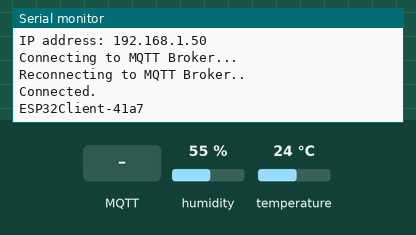
Bench run of a sketch on a simulated ESP32. Parts: the last lines printed to the serial monitor. The inputs (shaded band) are chosen by the test bench; at power-on: humidity 55 %, temperature 24 °C. WiFi joins after 1.5 s; servers stay silent unless stated; random numbers use the default seed unless the sketch sets one; no MQTT or app messages arrive unless stated.

Above: at 2.7 s.
2.8 s: MQTT message "ON1" arrives on the first subscribed topic
At 4.7 s:
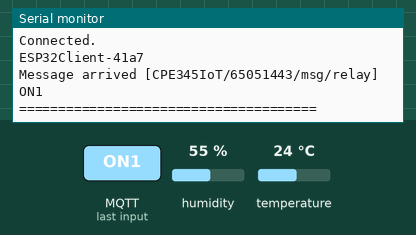
5.0 s: MQTT message "OFF1" arrives on the first subscribed topic
At 6.6 s:
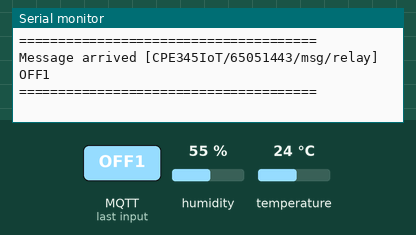
7.0 s: MQTT message "1" arrives on the first subscribed topic
At 8.3 s:
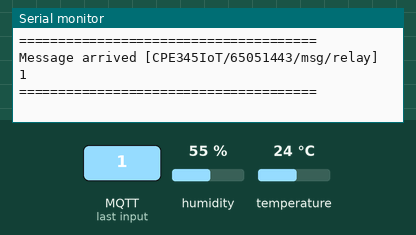
9.0 s: MQTT message "on" arrives on the first subscribed topic
At 10.7 s:
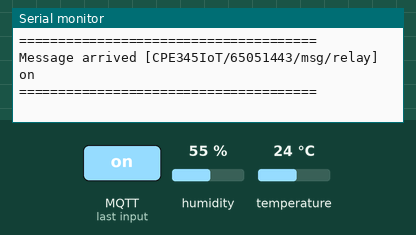
11.0 s: MQTT message "off" arrives on the first subscribed topic
At 13.0 s:
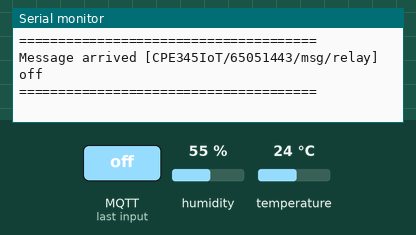

The sketch:

TH.ino
```cpp
#include <WiFi.h>
#include <PubSubClient.h>

#include "Adafruit_SHT31.h"

const char* ssid = "isaknarin";
const char* password = "12345678";

#define mqttServer "broker.emqx.io"
#define mqttPort 1883
#define mqttUser ""
#define mqttPassword ""

#define R1 32
#define R2 14

String msg;

Adafruit_SHT31 sht31 = Adafruit_SHT31();
WiFiClient wificlient;
PubSubClient mqttClient(wificlient);
int myTime = 0;
void setup() {
  pinMode(R1, OUTPUT);
  pinMode(R2, OUTPUT);
  digitalWrite(R1, HIGH);
  digitalWrite(R2, LOW);
  Serial.begin(115200);
  Serial.println();
  Serial.print("Connecting to ");
  Serial.println(ssid);

  WiFi.begin(ssid, password);
  while (!Serial)
    delay(10);  // will pause Zero, Leonardo, etc until serial console opens

  Serial.println("SHT31 test");
  if (!sht31.begin(0x44)) {  // Set to 0x45 for alternate i2c addr
    Serial.println("Couldn't find SHT31");
    while (1) delay(1);
  }
  while (WiFi.status() != WL_CONNECTED) {
    delay(500);
    Serial.print(".");
  }

  Serial.println("");
  Serial.println("WiFi connected");
  Serial.print("IP address: ");
  Serial.println(WiFi.localIP());

  setupMQTT();
}

void loop() {
  if (!mqttClient.connected()) {
    reconnect();
  }
  if ((millis() - myTime) > 10000) {  // 10S = 10000. 22000-11000 > 10000 = true
    //mqttClient.publish("CPE345IoT/65051443/msg/spu", String(millis() / 1000).c_str());
    read();
    myTime = millis();
  }
  mqttClient.loop();
  delay(1000);
}

void read() {
  float t = sht31.readTemperature();
  float h = sht31.readHumidity();
  String data = "Temp: " + String(t) + " Humidity: " + String(h);
  if (millis() - myTime > 10000) {
    mqttClient.publish("CPE345IoT/65051443/msg/spu", String(data).c_str());
    myTime = millis();  //11000
  }
}

void setupMQTT() {
  mqttClient.setServer(mqttServer, mqttPort);
  mqttClient.setCallback(callback);
}

void reconnect() {
  Serial.println("Connecting to MQTT Broker...");
  while (!mqttClient.connected()) {
    Serial.println("Reconnecting to MQTT Broker..");
    String clientId = "ESP32Client-";
    clientId += String(random(0xffff), HEX);

    if (mqttClient.connect(clientId.c_str(), mqttUser, mqttPassword)) {
      Serial.println("Connected.");
      Serial.println(clientId);
      // subscribe to topic
      mqttClient.subscribe("CPE345IoT/65051443/msg/relay");
    }
  }
}

void callback(char* topic, byte* payload, unsigned int length) {
  String sTopic = String(topic);
  Serial.print("Message arrived [");
  Serial.print(topic);
  Serial.print("] ");
  for (int i = 0; i < length; i++) {
    Serial.print((char)payload[i]);
    msg += (char)payload[i];
  }
  if (sTopic == "CPE345IoT/65051443/msg/relay") {
    if (msg == "ON1") {
      digitalWrite(R1, LOW);
    } else if (msg == "OFF1") {
      digitalWrite(R1, HIGH);
    }
    if (msg == "ON2") {
      digitalWrite(R2, LOW);
    } else if (msg == "OFF2") {
      digitalWrite(R2, HIGH);
    }
  }

  msg = "";
  Serial.println("\n======================================");
}
```

Measured:
- after the input at 2.8 s, the serial monitor: prints a new line after 0.76 s (image 1)
- after the input at 5.0 s, the serial monitor: prints a new line after 0.56 s (image 2)
- after the input at 7.0 s, the serial monitor: prints a new line after 0.56 s (image 3)
- after the input at 9.0 s, the serial monitor: prints a new line after 0.57 s (image 4)
- after the input at 11.0 s, the serial monitor: prints a new line after 0.61 s (image 5)
